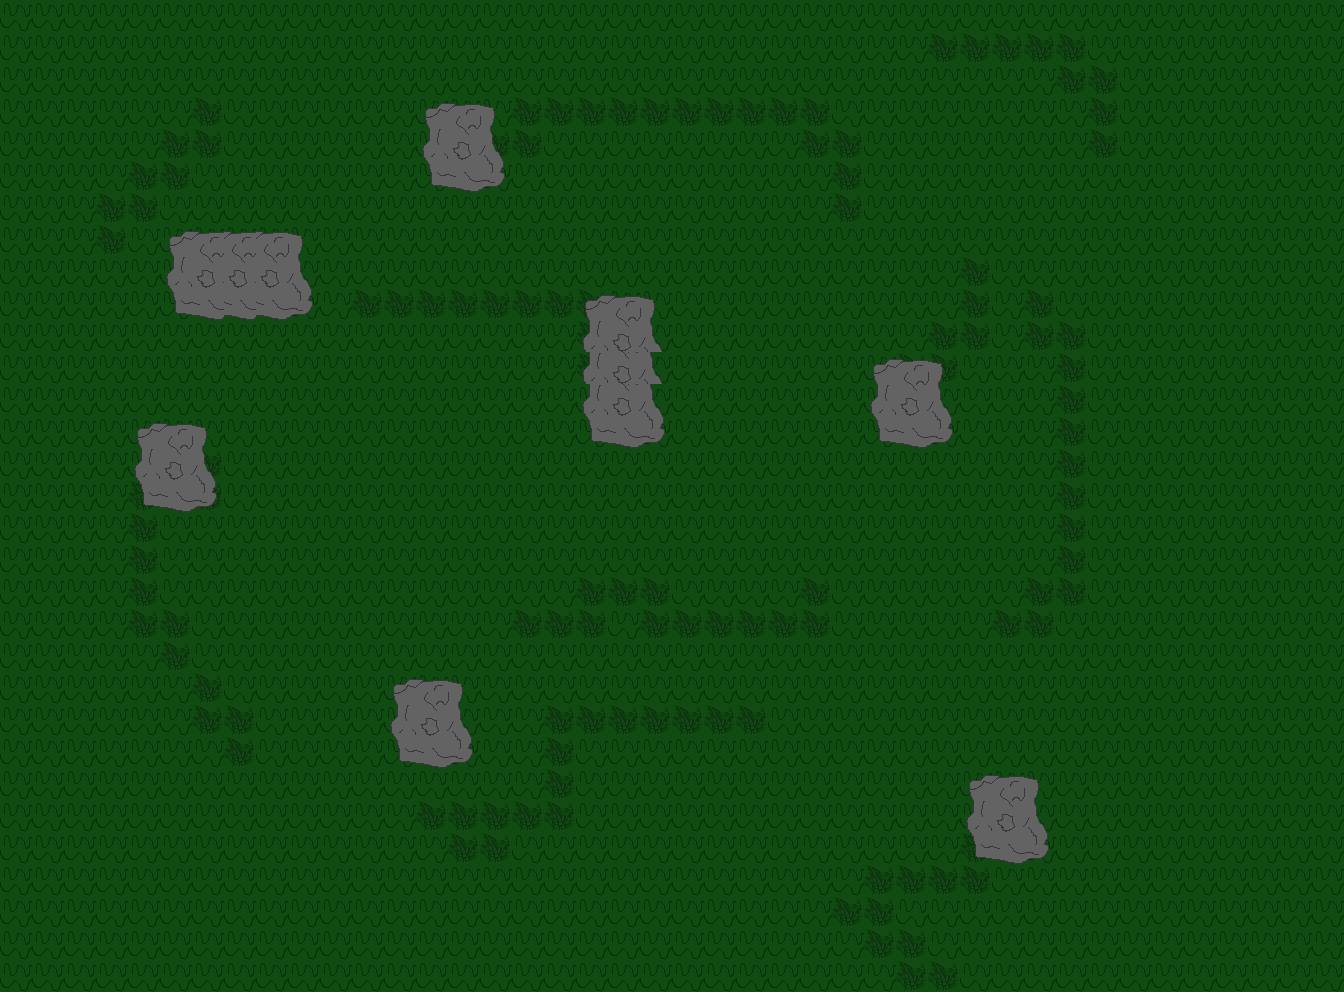

Rendered tile map (Tiled .tmx) drawn with the repository's tilesets; below, a short description and the full map source, tile grids included:
An orthogonal 42x31 tile map with 32x32 px tiles, 2 tile layers (grass, rocks), 2 tilesets.

<map version="1.0" tiledversion="1.1.6" orientation="orthogonal" renderorder="right-down" width="42" height="31" tilewidth="32" tileheight="32" infinite="0" nextobjectid="1">
 <tileset firstgid="1" name="grassTiles" tilewidth="32" tileheight="32" tilecount="2" columns="1">
  <image source="../tilemaps/grassTiles.png" width="32" height="64" />
 </tileset>
 <tileset firstgid="3" name="rockTiles" tilewidth="32" tileheight="32" tilecount="9" columns="3">
  <image source="../tilemaps/rockTiles.png" width="96" height="96" />
 </tileset>
 <layer name="grass" width="42" height="31">
  <data encoding="csv">
1,1,1,1,1,1,1,1,1,1,1,1,1,1,1,1,1,1,1,1,1,1,1,1,1,1,1,1,1,1,1,1,1,1,1,1,1,1,1,1,1,1,
1,1,1,1,1,1,1,1,1,1,1,1,1,1,1,1,1,1,1,1,1,1,1,1,1,1,1,1,1,2,2,2,2,2,1,1,1,1,1,1,1,1,
1,1,1,1,1,1,1,1,1,1,1,1,1,1,1,1,1,1,1,1,1,1,1,1,1,1,1,1,1,1,1,1,1,2,2,1,1,1,1,1,1,1,
1,1,1,1,1,1,2,1,1,1,1,1,1,1,1,1,2,2,2,2,2,2,2,2,2,2,1,1,1,1,1,1,1,1,2,1,1,1,1,1,1,1,
1,1,1,1,1,2,2,1,1,1,1,1,1,1,2,2,2,1,1,1,1,1,1,1,1,2,2,1,1,1,1,1,1,1,2,1,1,1,1,1,1,1,
1,1,1,1,2,2,1,1,1,1,1,1,1,1,1,1,1,1,1,1,1,1,1,1,1,1,2,1,1,1,1,1,1,1,1,1,1,1,1,1,1,1,
1,1,1,2,2,1,1,1,1,1,1,1,1,1,1,1,1,1,1,1,1,1,1,1,1,1,2,1,1,1,1,1,1,1,1,1,1,1,1,1,1,1,
1,1,1,2,1,1,1,1,1,1,1,1,1,1,1,1,1,1,1,1,1,1,1,1,1,1,1,1,1,1,1,1,1,1,1,1,1,1,1,1,1,1,
1,1,1,1,1,1,1,1,1,1,1,1,1,1,1,1,1,1,1,1,1,1,1,1,1,1,1,1,1,1,2,1,1,1,1,1,1,1,1,1,1,1,
1,1,1,1,1,1,1,1,1,1,1,2,2,2,2,2,2,2,2,1,1,1,1,1,1,1,1,1,1,1,2,1,2,1,1,1,1,1,1,1,1,1,
1,1,1,1,1,1,1,1,1,1,1,1,1,1,1,1,1,1,2,1,1,1,1,1,1,1,1,1,1,2,2,1,2,2,1,1,1,1,1,1,1,1,
1,1,1,1,1,1,1,1,1,1,1,1,1,1,1,1,1,1,2,2,1,1,1,1,1,1,1,1,2,2,1,1,1,2,1,1,1,1,1,1,1,1,
1,1,1,1,1,1,1,1,1,1,1,1,1,1,1,1,1,1,1,2,1,1,1,1,1,1,1,1,2,1,1,1,1,2,1,1,1,1,1,1,1,1,
1,1,1,1,1,1,1,1,1,1,1,1,1,1,1,1,1,1,1,2,1,1,1,1,1,1,1,1,1,1,1,1,1,2,1,1,1,1,1,1,1,1,
1,1,1,1,1,1,2,1,1,1,1,1,1,1,1,1,1,1,1,1,1,1,1,1,1,1,1,1,1,1,1,1,1,2,1,1,1,1,1,1,1,1,
1,1,1,1,2,2,2,1,1,1,1,1,1,1,1,1,1,1,1,1,1,1,1,1,1,1,1,1,1,1,1,1,1,2,1,1,1,1,1,1,1,1,
1,1,1,1,2,1,1,1,1,1,1,1,1,1,1,1,1,1,1,1,1,1,1,1,1,1,1,1,1,1,1,1,1,2,1,1,1,1,1,1,1,1,
1,1,1,1,2,1,1,1,1,1,1,1,1,1,1,1,1,1,1,1,1,1,1,1,1,1,1,1,1,1,1,1,1,2,1,1,1,1,1,1,1,1,
1,1,1,1,2,1,1,1,1,1,1,1,1,1,1,1,1,1,2,2,2,1,1,1,1,2,1,1,1,1,1,1,2,2,1,1,1,1,1,1,1,1,
1,1,1,1,2,2,1,1,1,1,1,1,1,1,1,1,2,2,2,1,2,2,2,2,2,2,1,1,1,1,1,2,2,1,1,1,1,1,1,1,1,1,
1,1,1,1,1,2,1,1,1,1,1,1,1,1,1,1,1,1,1,1,1,1,1,1,1,1,1,1,1,1,1,1,1,1,1,1,1,1,1,1,1,1,
1,1,1,1,1,1,2,1,1,1,1,1,1,1,1,1,1,1,1,1,1,1,1,1,1,1,1,1,1,1,1,1,1,1,1,1,1,1,1,1,1,1,
1,1,1,1,1,1,2,2,1,1,1,1,1,1,1,1,1,2,2,2,2,2,2,2,1,1,1,1,1,1,1,1,1,1,1,1,1,1,1,1,1,1,
1,1,1,1,1,1,1,2,1,1,1,1,1,1,1,1,1,2,1,1,1,1,1,1,1,1,1,1,1,1,1,1,1,1,1,1,1,1,1,1,1,1,
1,1,1,1,1,1,1,1,1,1,1,1,1,1,1,1,1,2,1,1,1,1,1,1,1,1,1,1,1,1,1,1,1,1,1,1,1,1,1,1,1,1,
1,1,1,1,1,1,1,1,1,1,1,1,1,2,2,2,2,2,1,1,1,1,1,1,1,1,1,1,1,1,1,2,1,1,1,1,1,1,1,1,1,1,
1,1,1,1,1,1,1,1,1,1,1,1,1,1,2,2,1,1,1,1,1,1,1,1,1,1,1,1,1,1,2,2,1,1,1,1,1,1,1,1,1,1,
1,1,1,1,1,1,1,1,1,1,1,1,1,1,1,1,1,1,1,1,1,1,1,1,1,1,1,2,2,2,2,1,1,1,1,1,1,1,1,1,1,1,
1,1,1,1,1,1,1,1,1,1,1,1,1,1,1,1,1,1,1,1,1,1,1,1,1,1,2,2,1,1,1,1,1,1,1,1,1,1,1,1,1,1,
1,1,1,1,1,1,1,1,1,1,1,1,1,1,1,1,1,1,1,1,1,1,1,1,1,1,1,2,2,1,1,1,1,1,1,1,1,1,1,1,1,1,
1,1,1,1,1,1,1,1,1,1,1,1,1,1,1,1,1,1,1,1,1,1,1,1,1,1,1,1,2,2,1,1,1,1,1,1,1,1,1,1,1,1
</data>
 </layer>
 <layer name="rocks" width="42" height="31">
  <data encoding="csv">
0,0,0,0,0,0,0,0,0,0,0,0,0,0,0,0,0,0,0,0,0,0,0,0,0,0,0,0,0,0,0,0,0,0,0,0,0,0,0,0,0,0,
0,0,0,0,0,0,0,0,0,0,0,0,0,0,0,0,0,0,0,0,0,0,0,0,0,0,0,0,0,0,0,0,0,0,0,0,0,0,0,0,0,0,
0,0,0,0,0,0,0,0,0,0,0,0,0,0,0,0,0,0,0,0,0,0,0,0,0,0,0,0,0,0,0,0,0,0,0,0,0,0,0,0,0,0,
0,0,0,0,0,0,0,0,0,0,0,0,0,3,4,5,0,0,0,0,0,0,0,0,0,0,0,0,0,0,0,0,0,0,0,0,0,0,0,0,0,0,
0,0,0,0,0,0,0,0,0,0,0,0,0,6,7,8,0,0,0,0,0,0,0,0,0,0,0,0,0,0,0,0,0,0,0,0,0,0,0,0,0,0,
0,0,0,0,0,0,0,0,0,0,0,0,0,9,10,11,0,0,0,0,0,0,0,0,0,0,0,0,0,0,0,0,0,0,0,0,0,0,0,0,0,0,
0,0,0,0,0,0,0,0,0,0,0,0,0,0,0,0,0,0,0,0,0,0,0,0,0,0,0,0,0,0,0,0,0,0,0,0,0,0,0,0,0,0,
0,0,0,0,0,3,4,4,4,5,0,0,0,0,0,0,0,0,0,0,0,0,0,0,0,0,0,0,0,0,0,0,0,0,0,0,0,0,0,0,0,0,
0,0,0,0,0,6,7,7,7,8,0,0,0,0,0,0,0,0,0,0,0,0,0,0,0,0,0,0,0,0,0,0,0,0,0,0,0,0,0,0,0,0,
0,0,0,0,0,9,10,10,10,11,0,0,0,0,0,0,0,0,3,4,5,0,0,0,0,0,0,0,0,0,0,0,0,0,0,0,0,0,0,0,0,0,
0,0,0,0,0,0,0,0,0,0,0,0,0,0,0,0,0,0,6,7,8,0,0,0,0,0,0,0,0,0,0,0,0,0,0,0,0,0,0,0,0,0,
0,0,0,0,0,0,0,0,0,0,0,0,0,0,0,0,0,0,6,7,8,0,0,0,0,0,0,3,4,5,0,0,0,0,0,0,0,0,0,0,0,0,
0,0,0,0,0,0,0,0,0,0,0,0,0,0,0,0,0,0,6,7,8,0,0,0,0,0,0,6,7,8,0,0,0,0,0,0,0,0,0,0,0,0,
0,0,0,0,3,4,5,0,0,0,0,0,0,0,0,0,0,0,9,10,11,0,0,0,0,0,0,9,10,11,0,0,0,0,0,0,0,0,0,0,0,0,
0,0,0,0,6,7,8,0,0,0,0,0,0,0,0,0,0,0,0,0,0,0,0,0,0,0,0,0,0,0,0,0,0,0,0,0,0,0,0,0,0,0,
0,0,0,0,9,10,11,0,0,0,0,0,0,0,0,0,0,0,0,0,0,0,0,0,0,0,0,0,0,0,0,0,0,0,0,0,0,0,0,0,0,0,
0,0,0,0,0,0,0,0,0,0,0,0,0,0,0,0,0,0,0,0,0,0,0,0,0,0,0,0,0,0,0,0,0,0,0,0,0,0,0,0,0,0,
0,0,0,0,0,0,0,0,0,0,0,0,0,0,0,0,0,0,0,0,0,0,0,0,0,0,0,0,0,0,0,0,0,0,0,0,0,0,0,0,0,0,
0,0,0,0,0,0,0,0,0,0,0,0,0,0,0,0,0,0,0,0,0,0,0,0,0,0,0,0,0,0,0,0,0,0,0,0,0,0,0,0,0,0,
0,0,0,0,0,0,0,0,0,0,0,0,0,0,0,0,0,0,0,0,0,0,0,0,0,0,0,0,0,0,0,0,0,0,0,0,0,0,0,0,0,0,
0,0,0,0,0,0,0,0,0,0,0,0,0,0,0,0,0,0,0,0,0,0,0,0,0,0,0,0,0,0,0,0,0,0,0,0,0,0,0,0,0,0,
0,0,0,0,0,0,0,0,0,0,0,0,3,4,5,0,0,0,0,0,0,0,0,0,0,0,0,0,0,0,0,0,0,0,0,0,0,0,0,0,0,0,
0,0,0,0,0,0,0,0,0,0,0,0,6,7,8,0,0,0,0,0,0,0,0,0,0,0,0,0,0,0,0,0,0,0,0,0,0,0,0,0,0,0,
0,0,0,0,0,0,0,0,0,0,0,0,9,10,11,0,0,0,0,0,0,0,0,0,0,0,0,0,0,0,0,0,0,0,0,0,0,0,0,0,0,0,
0,0,0,0,0,0,0,0,0,0,0,0,0,0,0,0,0,0,0,0,0,0,0,0,0,0,0,0,0,0,3,4,5,0,0,0,0,0,0,0,0,0,
0,0,0,0,0,0,0,0,0,0,0,0,0,0,0,0,0,0,0,0,0,0,0,0,0,0,0,0,0,0,6,7,8,0,0,0,0,0,0,0,0,0,
0,0,0,0,0,0,0,0,0,0,0,0,0,0,0,0,0,0,0,0,0,0,0,0,0,0,0,0,0,0,9,10,11,0,0,0,0,0,0,0,0,0,
0,0,0,0,0,0,0,0,0,0,0,0,0,0,0,0,0,0,0,0,0,0,0,0,0,0,0,0,0,0,0,0,0,0,0,0,0,0,0,0,0,0,
0,0,0,0,0,0,0,0,0,0,0,0,0,0,0,0,0,0,0,0,0,0,0,0,0,0,0,0,0,0,0,0,0,0,0,0,0,0,0,0,0,0,
0,0,0,0,0,0,0,0,0,0,0,0,0,0,0,0,0,0,0,0,0,0,0,0,0,0,0,0,0,0,0,0,0,0,0,0,0,0,0,0,0,0,
0,0,0,0,0,0,0,0,0,0,0,0,0,0,0,0,0,0,0,0,0,0,0,0,0,0,0,0,0,0,0,0,0,0,0,0,0,0,0,0,0,0
</data>
 </layer>
</map>